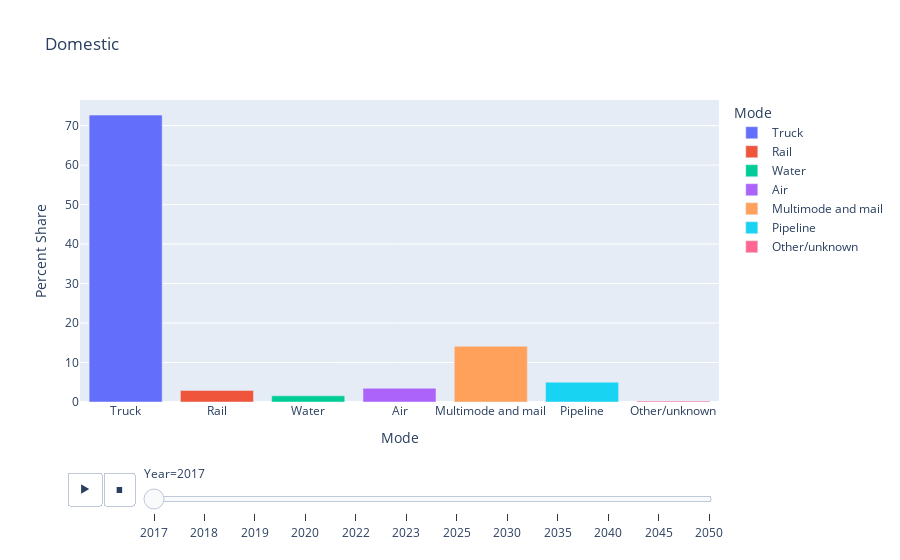

This figure's notebook cell:
### Code cell
currYears = ['2017','2018','2019','2020','2022','2023','2025','2030','2035','2040','2045','2050']
dfm = []
for year in currYears:
    dfn1 = domestic_mode_df[['dms_mode', year]]
    dfn1.rename(columns={year:'Percent Share'}, inplace=True)
    dfn1['Year'] = year
    dfm.append(dfn1)
dfn = pd.concat(dfm)


def label_dmode(row):
    mymode = mode_list[int(row['dms_mode']) - 1]
    row['Mode'] = mymode
    return row

dfn = dfn.apply(label_dmode, axis=1)

fig = px.bar(dfn, x='Mode', y='Percent Share', color='Mode',
                     animation_frame="Year", animation_group="Mode", title="Domestic")
fig.show()

### Figure 1 — Plotly figure (JSON) as saved in the notebook; plotly's stock layout.template omitted (floating-point values rounded to 4 significant figures)
{"data": [{"alignmentgroup": "True", "hovertemplate": "Mode=%{x}<br>Year=2017<br>Percent Share=%{y}<extra></extra>", "ids": ["Truck"], "legendgroup": "Truck", "marker": {"color": "#636efa"}, "name": "Truck", "offsetgroup": "Truck", "orientation": "v", "showlegend": true, "textposition": "auto", "type": "bar", "x": ["Truck"], "xaxis": "x", "y": [72.67], "yaxis": "y"}, {"alignmentgroup": "True", "hovertemplate": "Mode=%{x}<br>Year=2017<br>Percent Share=%{y}<extra></extra>", "ids": ["Rail"], "legendgroup": "Rail", "marker": {"color": "#EF553B"}, "name": "Rail", "offsetgroup": "Rail", "orientation": "v", "showlegend": true, "textposition": "auto", "type": "bar", "x": ["Rail"], "xaxis": "x", "y": [2.937], "yaxis": "y"}, {"alignmentgroup": "True", "hovertemplate": "Mode=%{x}<br>Year=2017<br>Percent Share=%{y}<extra></extra>", "ids": ["Water"], "legendgroup": "Water", "marker": {"color": "#00cc96"}, "name": "Water", "offsetgroup": "Water", "orientation": "v", "showlegend": true, "textposition": "auto", "type": "bar", "x": ["Water"], "xaxis": "x", "y": [1.554], "yaxis": "y"}, {"alignmentgroup": "True", "hovertemplate": "Mode=%{x}<br>Year=2017<br>Percent Share=%{y}<extra></extra>", "ids": ["Air"], "legendgroup": "Air", "marker": {"color": "#ab63fa"}, "name": "Air", "offsetgroup": "Air", "orientation": "v", "showlegend": true, "textposition": "auto", "type": "bar", "x": ["Air"], "xaxis": "x", "y": [3.47], "yaxis": "y"}, {"alignmentgroup": "True", "hovertemplate": "Mode=%{x}<br>Year=2017<br>Percent Share=%{y}<extra></extra>", "ids": ["Multimode and mail"], "legendgroup": "Multimode and mail", "marker": {"color": "#FFA15A"}, "name": "Multimode and mail", "offsetgroup": "Multimode and mail", "orientation": "v", "showlegend": true, "textposition": "auto", "type": "bar", "x": ["Multimode and mail"], "xaxis": "x", "y": [14.11], "yaxis": "y"}, {"alignmentgroup": "True", "hovertemplate": "Mode=%{x}<br>Year=2017<br>Percent Share=%{y}<extra></extra>", "ids": ["Pipeline"], "legendgroup": "Pipeline", "marker": {"color": "#19d3f3"}, "name": "Pipeline", "offsetgroup": "Pipeline", "orientation": "v", "showlegend": true, "textposition": "auto", "type": "bar", "x": ["Pipeline"], "xaxis": "x", "y": [5.023], "yaxis": "y"}, {"alignmentgroup": "True", "hovertemplate": "Mode=%{x}<br>Year=2017<br>Percent Share=%{y}<extra></extra>", "ids": ["Other/unknown"], "legendgroup": "Other/unknown", "marker": {"color": "#FF6692"}, "name": "Other/unknown", "offsetgroup": "Other/unknown", "orientation": "v", "showlegend": true, "textposition": "auto", "type": "bar", "x": ["Other/unknown"], "xaxis": "x", "y": [0.2391], "yaxis": "y"}], "layout": {"barmode": "relative", "legend": {"title": {"text": "Mode"}, "tracegroupgap": 0}, "sliders": [{"active": 0, "currentvalue": {"prefix": "Year="}, "len": 0.9, "pad": {"b": 10, "t": 60}, "steps": [{"args": [["2017"], {"frame": {"duration": 0, "redraw": true}, "fromcurrent": true, "mode": "immediate", "transition": {"duration": 0, "easing": "linear"}}], "label": "2017", "method": "animate"}, {"args": [["2018"], {"frame": {"duration": 0, "redraw": true}, "fromcurrent": true, "mode": "immediate", "transition": {"duration": 0, "easing": "linear"}}], "label": "2018", "method": "animate"}, {"args": [["2019"], {"frame": {"duration": 0, "redraw": true}, "fromcurrent": true, "mode": "immediate", "transition": {"duration": 0, "easing": "linear"}}], "label": "2019", "method": "animate"}, {"args": [["2020"], {"frame": {"duration": 0, "redraw": true}, "fromcurrent": true, "mode": "immediate", "transition": {"duration": 0, "easing": "linear"}}], "label": "2020", "method": "animate"}, {"args": [["2022"], {"frame": {"duration": 0, "redraw": true}, "fromcurrent": true, "mode": "immediate", "transition": {"duration": 0, "easing": "linear"}}], "label": "2022", "method": "animate"}, {"args": [["2023"], {"frame": {"duration": 0, "redraw": true}, "fromcurrent": true, "mode": "immediate", "transition": {"duration": 0, "easing": "linear"}}], "label": "2023", "method": "animate"}, {"args": [["2025"], {"frame": {"duration": 0, "redraw": true}, "fromcurrent": true, "mode": "immediate", "transition": {"duration": 0, "easing": "linear"}}], "label": "2025", "method": "animate"}, {"args": [["2030"], {"frame": {"duration": 0, "redraw": true}, "fromcurrent": true, "mode": "immediate", "transition": {"duration": 0, "easing": "linear"}}], "label": "2030", "method": "animate"}, {"args": [["2035"], {"frame": {"duration": 0, "redraw": true}, "fromcurrent": true, "mode": "immediate", "transition": {"duration": 0, "easing": "linear"}}], "label": "2035", "method": "animate"}, {"args": [["2040"], {"frame": {"duration": 0, "redraw": true}, "fromcurrent": true, "mode": "immediate", "transition": {"duration": 0, "easing": "linear"}}], "label": "2040", "method": "animate"}, {"args": [["2045"], {"frame": {"duration": 0, "redraw": true}, "fromcurrent": true, "mode": "immediate", "transition": {"duration": 0, "easing": "linear"}}], "label": "2045", "method": "animate"}, {"args": [["2050"], {"frame": {"duration": 0, "redraw": true}, "fromcurrent": true, "mode": "immediate", "transition": {"duration": 0, "easing": "linear"}}], "label": "2050", "method": "animate"}], "x": 0.1, "xanchor": "left", "y": 0, "yanchor": "top"}], "title": {"text": "Domestic"}, "updatemenus": [{"buttons": [{"args": [null, {"frame": {"duration": 500, "redraw": true}, "fromcurrent": true, "mode": "immediate", "transition": {"duration": 500, "easing": "linear"}}], "label": "&#9654;", "method": "animate"}, {"args": [[null], {"frame": {"duration": 0, "redraw": true}, "fromcurrent": true, "mode": "immediate", "transition": {"duration": 0, "easing": "linear"}}], "label": "&#9724;", "method": "animate"}], "direction": "left", "pad": {"r": 10, "t": 70}, "showactive": false, "type": "buttons", "x": 0.1, "xanchor": "right", "y": 0, "yanchor": "top"}], "xaxis": {"anchor": "y", "categoryarray": ["Truck", "Rail", "Water", "Air", "Multimode and mail", "Pipeline", "Other/unknown"], "categoryorder": "array", "domain": [0, 1], "title": {"text": "Mode"}}, "yaxis": {"anchor": "x", "domain": [0, 1], "title": {"text": "Percent Share"}}}}
